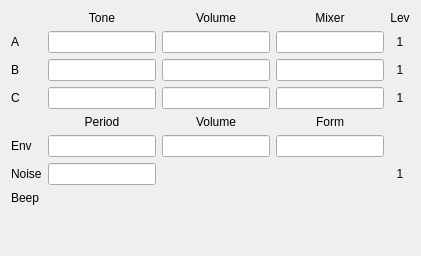
       <widget class="QWidget" name="ayTab">
        <attribute name="icon">
         <iconset resource="../xpeccy.qrc">
          <normaloff>:/images/speaker2.png</normaloff>:/images/speaker2.png</iconset>
        </attribute>
        <attribute name="title">
         <string/>
        </attribute>
        <layout class="QVBoxLayout" name="verticalLayout_7">
         <item>
          <layout class="QGridLayout" name="gridLayout_5">
           <item row="1" column="3">
            <widget class="QLineEdit" name="leMixA">
             <property name="alignment">
              <set>Qt::AlignCenter</set>
             </property>
             <property name="readOnly">
              <bool>true</bool>
             </property>
            </widget>
           </item>
           <item row="8" column="0">
            <spacer name="verticalSpacer_8">
             <property name="orientation">
              <enum>Qt::Vertical</enum>
             </property>
             <property name="sizeHint" stdset="0">
              <size>
               <width>20</width>
               <height>40</height>
              </size>
             </property>
            </spacer>
           </item>
           <item row="6" column="5">
            <widget class="QLabel" name="labLevN">
             <property name="text">
              <string>1</string>
             </property>
             <property name="alignment">
              <set>Qt::AlignCenter</set>
             </property>
            </widget>
           </item>
           <item row="4" column="1">
            <widget class="QLabel" name="label_54">
             <property name="text">
              <string>Period</string>
             </property>
             <property name="alignment">
              <set>Qt::AlignCenter</set>
             </property>
            </widget>
           </item>
           <item row="5" column="0">
            <widget class="QLabel" name="label_53">
             <property name="text">
              <string>Env</string>
             </property>
            </widget>
           </item>
           <item row="5" column="1">
            <widget class="QLineEdit" name="leEnvTone">
             <property name="alignment">
              <set>Qt::AlignCenter</set>
             </property>
             <property name="readOnly">
              <bool>true</bool>
             </property>
            </widget>
           </item>
           <item row="5" column="2">
            <widget class="QLineEdit" name="leVolE">
             <property name="alignment">
              <set>Qt::AlignCenter</set>
             </property>
             <property name="readOnly">
              <bool>true</bool>
             </property>
            </widget>
           </item>
           <item row="6" column="1">
            <widget class="QLineEdit" name="leToneN">
             <property name="alignment">
              <set>Qt::AlignCenter</set>
             </property>
             <property name="readOnly">
              <bool>true</bool>
             </property>
            </widget>
           </item>
           <item row="2" column="3">
            <widget class="QLineEdit" name="leMixB">
             <property name="alignment">
              <set>Qt::AlignCenter</set>
             </property>
             <property name="readOnly">
              <bool>true</bool>
             </property>
            </widget>
           </item>
           <item row="3" column="1">
            <widget class="QLineEdit" name="leToneC">
             <property name="alignment">
              <set>Qt::AlignCenter</set>
             </property>
             <property name="readOnly">
              <bool>true</bool>
             </property>
            </widget>
           </item>
           <item row="7" column="1">
            <widget class="QLabel" name="labBeep">
             <property name="text">
              <string/>
             </property>
            </widget>
           </item>
           <item row="3" column="2">
            <widget class="QLineEdit" name="leVolC">
             <property name="alignment">
              <set>Qt::AlignCenter</set>
             </property>
             <property name="readOnly">
              <bool>true</bool>
             </property>
            </widget>
           </item>
           <item row="1" column="0">
            <widget class="QLabel" name="label_19">
             <property name="text">
              <string>A</string>
             </property>
            </widget>
           </item>
           <item row="2" column="0">
            <widget class="QLabel" name="label_21">
             <property name="text">
              <string>B</string>
             </property>
            </widget>
           </item>
           <item row="3" column="0">
            <widget class="QLabel" name="label_23">
             <property name="text">
              <string>C</string>
             </property>
            </widget>
           </item>
           <item row="4" column="2">
            <widget class="QLabel" name="label_58">
             <property name="text">
              <string>Volume</string>
             </property>
             <property name="alignment">
              <set>Qt::AlignCenter</set>
             </property>
            </widget>
           </item>
           <item row="0" column="3">
            <widget class="QLabel" name="label_51">
             <property name="text">
              <string>Mixer</string>
             </property>
             <property name="alignment">
              <set>Qt::AlignCenter</set>
             </property>
            </widget>
           </item>
           <item row="2" column="5">
            <widget class="QLabel" name="labLevB">
             <property name="text">
              <string>1</string>
             </property>
             <property name="alignment">
              <set>Qt::AlignCenter</set>
             </property>
            </widget>
           </item>
           <item row="0" column="2">
            <widget class="QLabel" name="label_50">
             <property name="text">
              <string>Volume</string>
             </property>
             <property name="alignment">
              <set>Qt::AlignCenter</set>
             </property>
            </widget>
           </item>
           <item row="1" column="2">
            <widget class="QLineEdit" name="leVolA">
             <property name="alignment">
              <set>Qt::AlignCenter</set>
             </property>
             <property name="readOnly">
              <bool>true</bool>
             </property>
            </widget>
           </item>
           <item row="0" column="1">
            <widget class="QLabel" name="label_25">
             <property name="text">
              <string>Tone</string>
             </property>
             <property name="alignment">
              <set>Qt::AlignCenter</set>
             </property>
            </widget>
           </item>
           <item row="7" column="0">
            <widget class="QLabel" name="label_4">
             <property name="text">
              <string>Beep</string>
             </property>
            </widget>
           </item>
           <item row="0" column="5">
            <widget class="QLabel" name="label_57">
             <property name="text">
              <string>Lev</string>
             </property>
             <property name="alignment">
              <set>Qt::AlignCenter</set>
             </property>
            </widget>
           </item>
           <item row="4" column="3">
            <widget class="QLabel" name="label_56">
             <property name="text">
              <string>Form</string>
             </property>
             <property name="alignment">
              <set>Qt::AlignCenter</set>
             </property>
            </widget>
           </item>
           <item row="3" column="5">
            <widget class="QLabel" name="labLevC">
             <property name="text">
              <string>1</string>
             </property>
             <property name="alignment">
              <set>Qt::AlignCenter</set>
             </property>
            </widget>
           </item>
           <item row="1" column="1">
            <widget class="QLineEdit" name="leToneA">
             <property name="alignment">
              <set>Qt::AlignCenter</set>
             </property>
             <property name="readOnly">
              <bool>true</bool>
             </property>
            </widget>
           </item>
           <item row="2" column="2">
            <widget class="QLineEdit" name="leVolB">
             <property name="alignment">
              <set>Qt::AlignCenter</set>
             </property>
             <property name="readOnly">
              <bool>true</bool>
             </property>
            </widget>
           </item>
           <item row="3" column="3">
            <widget class="QLineEdit" name="leMixC">
             <property name="alignment">
              <set>Qt::AlignCenter</set>
             </property>
             <property name="readOnly">
              <bool>true</bool>
             </property>
            </widget>
           </item>
           <item row="2" column="1">
            <widget class="QLineEdit" name="leToneB">
             <property name="alignment">
              <set>Qt::AlignCenter</set>
             </property>
             <property name="readOnly">
              <bool>true</bool>
             </property>
            </widget>
           </item>
           <item row="5" column="3">
            <widget class="QLineEdit" name="leEnvForm">
             <property name="alignment">
              <set>Qt::AlignCenter</set>
             </property>
             <property name="readOnly">
              <bool>true</bool>
             </property>
            </widget>
           </item>
           <item row="1" column="5">
            <widget class="QLabel" name="labLevA">
             <property name="text">
              <string>1</string>
             </property>
             <property name="alignment">
              <set>Qt::AlignCenter</set>
             </property>
            </widget>
           </item>
           <item row="6" column="0">
            <widget class="QLabel" name="label_52">
             <property name="text">
              <string>Noise</string>
             </property>
            </widget>
           </item>
          </layout>
         </item>
        </layout>
       </widget>
